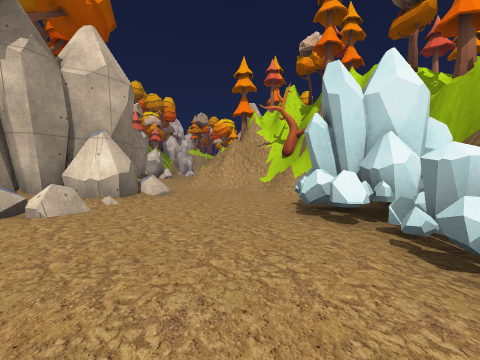
View 1 (above)

16 first-person views from a walk through a Unity game level. The camera is 1.2 m above the floor, tilts 2° down and sees 90° across. The floor is counted in squares, 2 m on a side. Each view is taken from the middle of a square. On the plan, view 1 faces up. The plan holds only what a view shows up to about 9 squares ahead; the rest is blank. The place goes on beyond the plan. The player is left out. Some animated figures are not drawn. Some surface patterns are stand-ins.

View 2
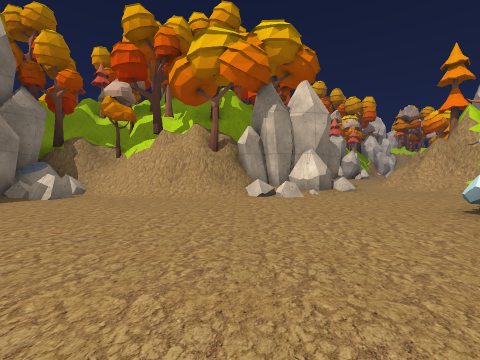

View 3
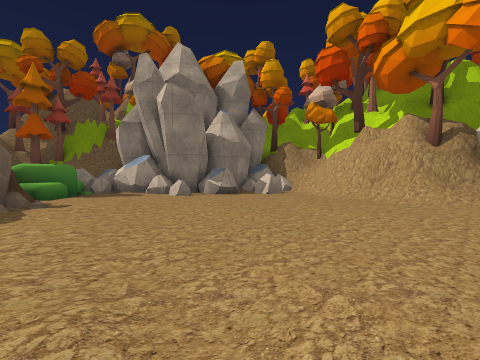

View 4
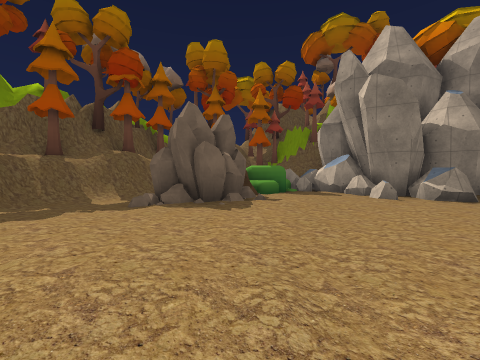

View 5
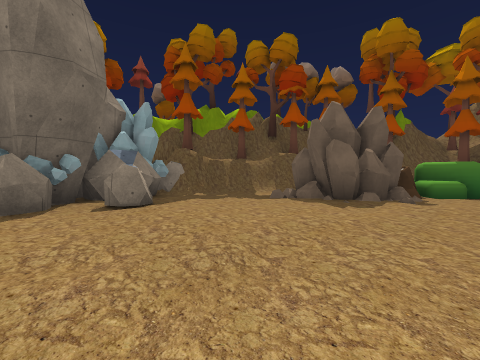

View 6
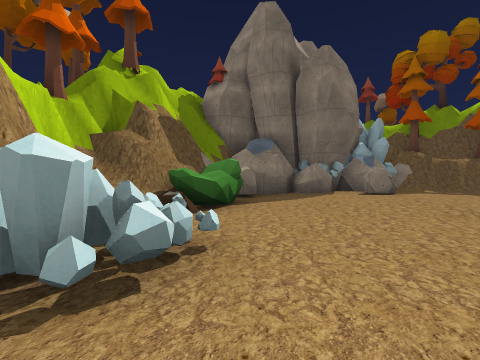

View 7
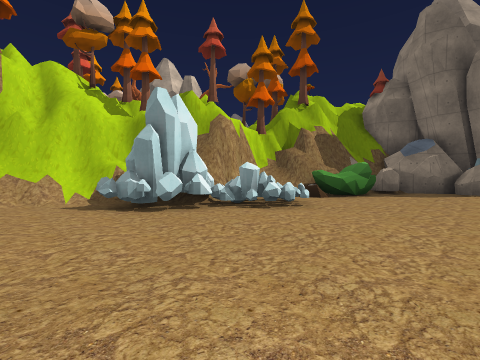

View 8
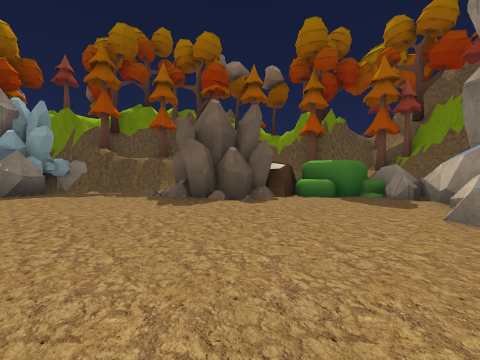

View 9
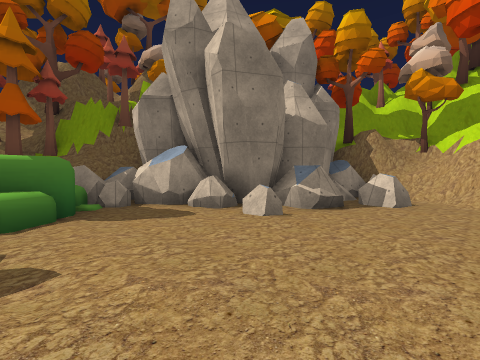

View 10
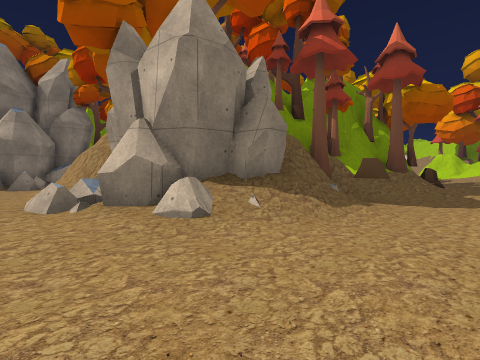

View 11
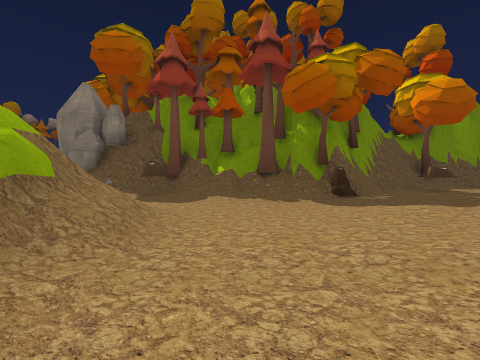

View 12
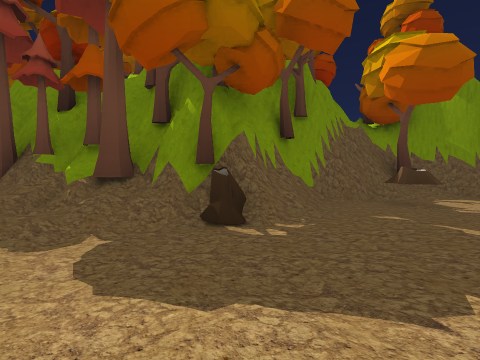

View 13
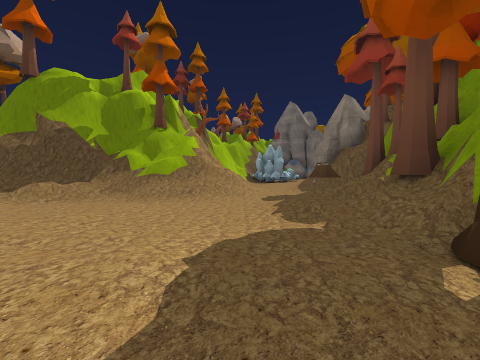

View 14
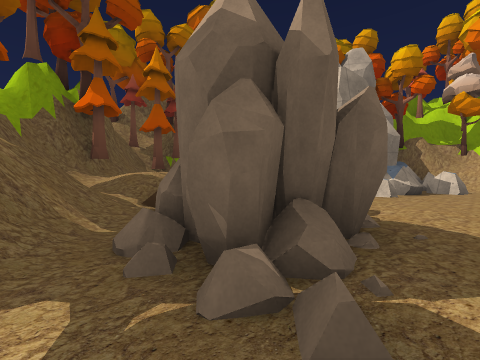

View 15
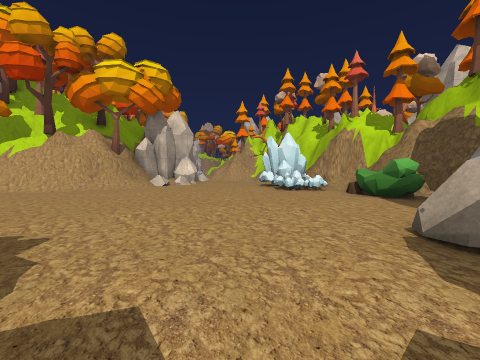

View 16
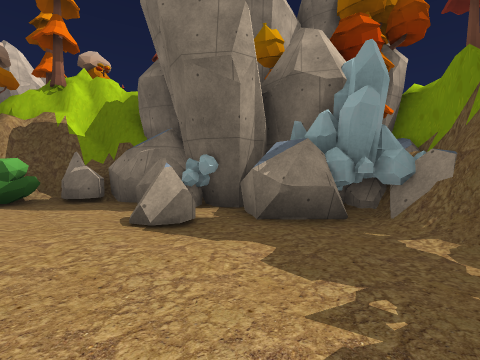

### Floor plan
Key: @ floor where view 1 was taken; # wall or solid block; . main floor; : floor 0.25 m higher than the main floor; + floor 0.75 m higher than the main floor; * floor 1 m higher than the main floor; / step, stairs or slope; = window, fence, low wall or low ledge; ^ raised ledge; O other object.
Columns run from 15 left of view 1 to 5 right of it. Each row starts with its distance up from view 1.
 15 ##......../.../# #
 14 ##:.O........./# #
 13 #####.///..../##
 12     ####O./../^#
 11        ##O//./##
 10        ##///./###
  9        ##O/O./=/##
  8         #OO//..//#
  7           #^//..=##
  6            ##/...##
  5            ###....#
  4           ####..OO##
  3           #/=...OO##
  2         ###/.....OO##
  1       ####/......O//#
  0       #/.......@..O##
 -1       ##=..........O#
 -2       ###.......:/.##
 -3        ##=....::::..#
 -4        ##=....::/..##
 -5        ##..::...:####
 -6        ##...OO...###
 -7        ##OOOOOO..###
 -8      ####OOOOO...##
 -9      ## +**:#=#==##
-10      #OO=O  ###O=O#

Positions as (right, up) in squares from view 1, and headings:
1: (0, 0), facing up
2: (1, -2), facing up-left
3: (1, -2), facing left
4: (1, -2), facing down-left
5: (0, -1), facing down
6: (0, 2), facing down-right
7: (-3, 2), facing right
8: (-3, -1), facing down
9: (-2, -4), facing left
10: (1, 6), facing left
11: (-1, 15), facing down-left
12: (-5, 15), facing down-left
13: (-7, 15), facing down-right
14: (0, -7), facing left
15: (0, -7), facing up
16: (-1, -6), facing right
